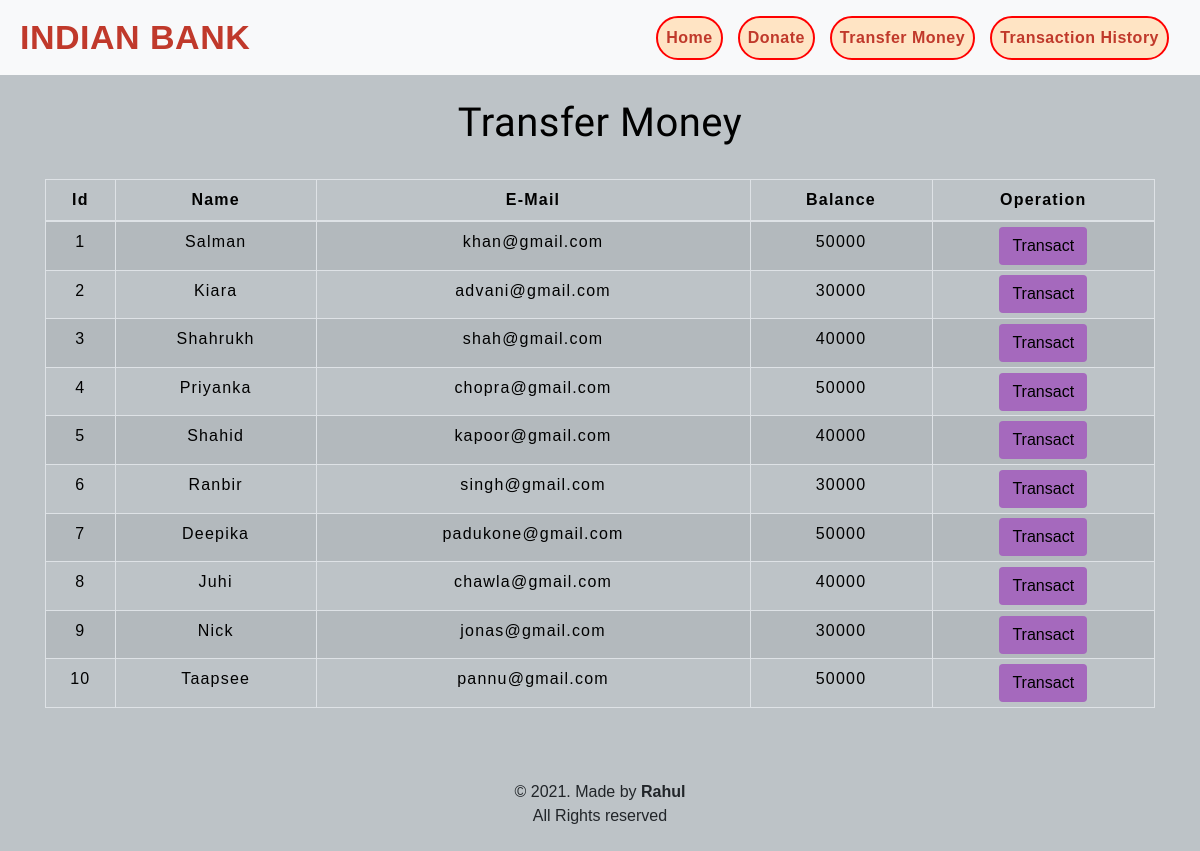
Before: /transfermoney.php with the older database file.
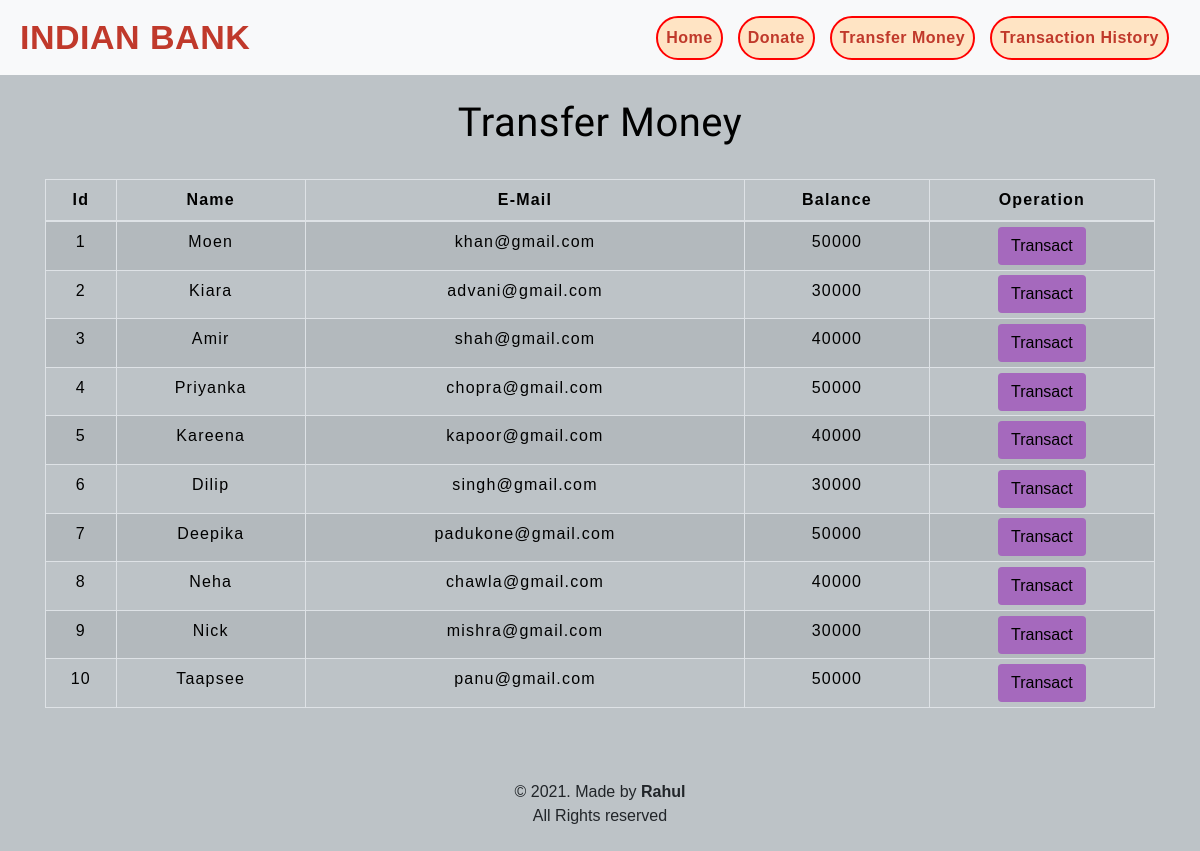
After: the same page with the newer database file.
### tables this page shows
CREATE TABLE `users` (
  `id` int(3) NOT NULL,
  `name` text NOT NULL,
  `email` varchar(30) NOT NULL,
  `balance` int(8) NOT NULL
);

### transfermoney.php (the view, shortened to what this page needs)
<!DOCTYPE html>
<html lang="en">
<head>
    <link rel="stylesheet" href="https://maxcdn.bootstrapcdn.com/bootstrap/4.0.0/css/bootstrap.min.css"
>
    <link rel="stylesheet" type="text/css" href="css/table.css">
    <link rel="stylesheet" type="text/css" href="css/navbar.css">
</head>
<body style="background-color : #BDC3C7;">
<?php
    include 'config.php';
    $sql = "SELECT * FROM users";
    $result = mysqli_query($conn,$sql);
?>
<?php
  include 'navbar.php';
?>
<div class="container">
        <h2 class="text-center pt-4" style="color : black;">Transfer Money</h2>
        <br>
            <div class="row">
                <div class="col">
                    <div class="table-responsive-sm">
                    <table class="table table-hover table-sm table-striped table-condensed table-bordered" style="border-color:black;">
                        <thead style="color : black;">
                            <tr>
                            <th scope="col" class="text-center py-2">Id</th>
                            <th scope="col" class="text-center py-2">Name</th>
                            <th scope="col" class="text-center py-2">E-Mail</th>
                            <th scope="col" class="text-center py-2">Balance</th>
                            <th scope="col" class="text-center py-2">Operation</th>
                            </tr>
                        </thead>
                        <tbody>
                <?php
                    while($rows=mysqli_fetch_assoc($result)){
                ?>
                    <tr style="color : black;">
                        <td class="py-2"><?php echo $rows['id'] ?></td>
                        <td class="py-2"><?php echo $rows['name']?></td>
                        <td class="py-2"><?php echo $rows['email']?></td>
                        <td class="py-2"><?php echo $rows['balance']?></td>
                        <td><a href="selecteduserdetail.php?id= <?php echo $rows['id'] ;?>"> <button type="button" class="btn" style="background-color : #A569BD;">Transact</button></a></td>
                    </tr>
                <?php
                    }
                ?>
                        </tbody>
                    </table>
                    </div>
                </div>
            </div>
         </div>
         <footer class="text-center mt-5 py-2">
            <p>&copy 2021. Made by <b>Rahul</b> <br> All Rights reserved</p>
        </footer>
</body>
</html>

### navbar.php (shortened to what this page needs)
<nav class="navbar navbar-expand-md navbar-light bg-light">
      <p class="navbar-brand" href="index.php" style="color : #C0392B;" ><b>INDIAN BANK</b></p>
      <div class="collapse navbar-collapse" id="collapsibleNavbar">
            <ul class="navbar-nav ml-auto">
              <li class="nav-item">
                <a class="nav-link" href="index.php" style="color : #C0392B;"><b>Home</b></a>
              </li>
              <li class="nav-item">
                <a class="nav-link" href="donate.php" style="color : #C0392B;"><b>Donate</b></a>
              </li>
              <li class="nav-item">
                <a class="nav-link" href="transfermoney.php" style="color : #C0392B;"><b>Transfer Money</b></a>
              </li>
              <li class="nav-item">
                <a class="nav-link" href="transactionhistory.php" style="color : #C0392B;"><b>Transaction History</b></a>
              </li>
            </ul>
      </div>
</nav>

### css/table.css (style rules this page uses)
* { padding: 0; margin: 0; box-sizing: border-box; font-family: sans-serif; }
h2 { font-size: 40px; }
table { letter-spacing: 1.2px; }
td { text-align: center; }
button { border:none; background: #d9d9d9; transition: 1s; }

### css/navbar.css (style rules this page uses)
.nav-link { margin-right: 15px; color:#2F363F; letter-spacing: 0.5px; transition: 0.5s; background-color: bisque; border: 2px solid red; border-radius: 34px; }
.navbar-brand { color: #4C4B4B; letter-spacing: 0.5px; padding: 2px 2px; height: fit-content; }
h2 { color: #4C4B4B; letter-spacing: 0.5px; font-family: raleway; }
.navbar { background-color: darkkhaki; }
.navbar-brand { font-size: 34px; margin: 2px 2px; padding: 2px 2px; }
.navbar-expand-md { background-color: gainsboro; }

### transfermoney.php (style rules this page uses)
button { transition: 1.5s; }

Changed rows visible on the page:
changed users "khan@gmail.com": name "Salman" → "Moen"
changed users "shah@gmail.com": name "Shahrukh" → "Amir"
changed users "kapoor@gmail.com": name "Shahid" → "Kareena"
changed users "singh@gmail.com": name "Ranbir" → "Dilip"
changed users "chawla@gmail.com": name "Juhi" → "Neha"
changed users "Nick": email "jonas@gmail.com" → "mishra@gmail.com"
changed users "Taapsee": email "pannu@gmail.com" → "panu@gmail.com"
